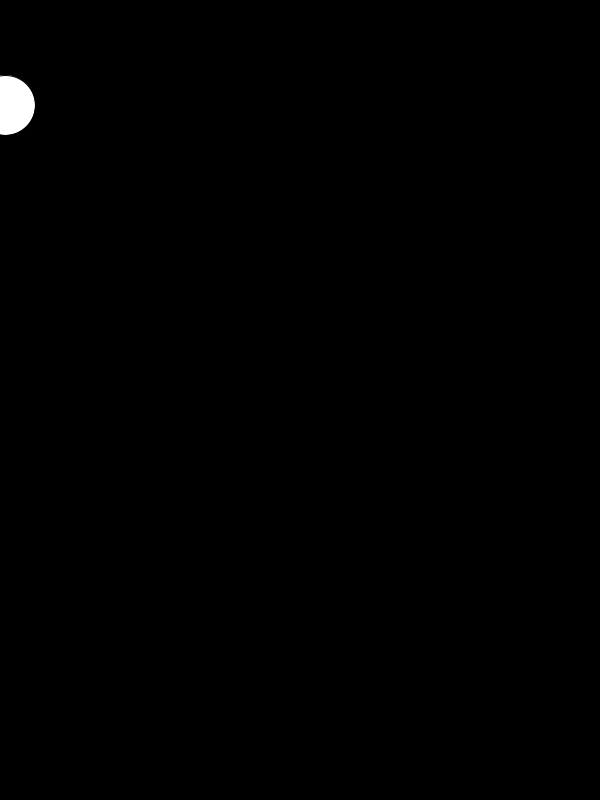
Frame 1 (no input)
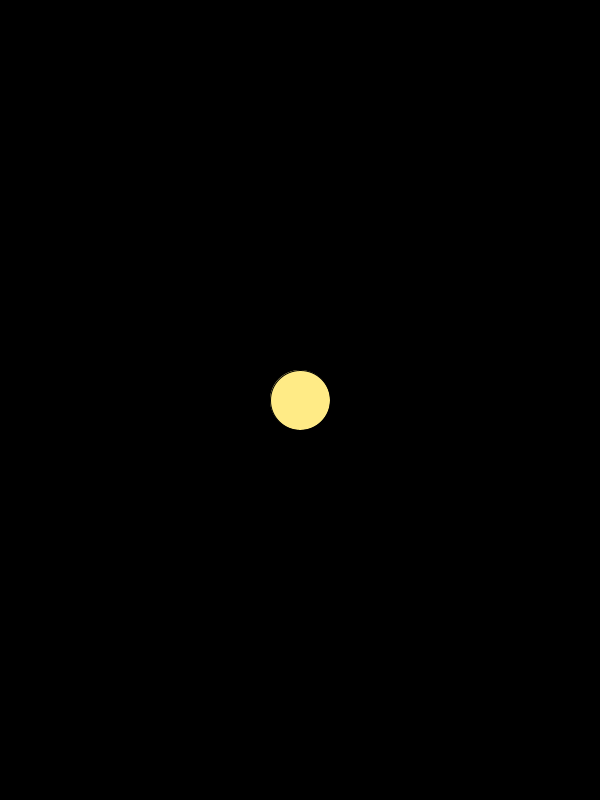
Frame 60 (the mouse pressed at the canvas centre just before this capture)
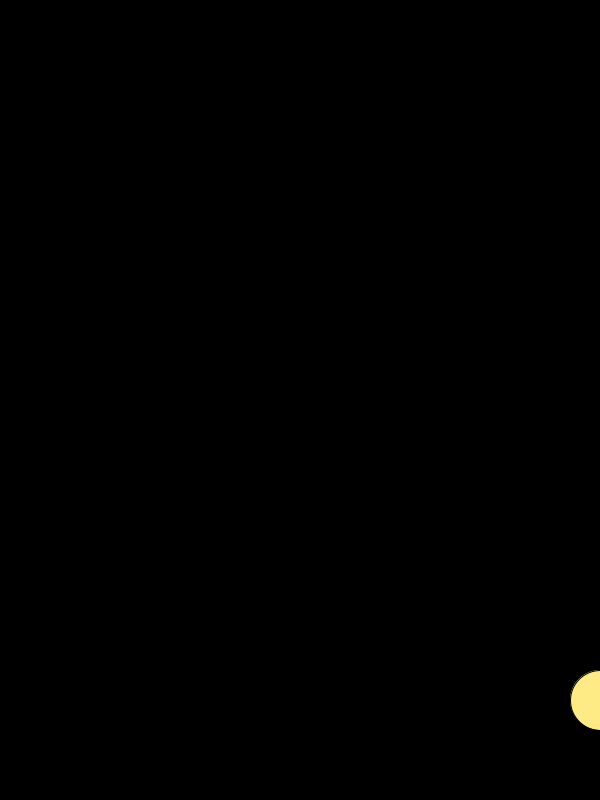
Frame 120 (the mouse held since frame 60 and released just before this capture)

The Processing sketch that drew these frames (run headless with seeded random() and noise(); from frame 60 on, the mouse is pressed at the canvas centre):

// Processing sketch: processing_53871
// ── processing_53871.pde

int x;
int y;

int directionx;
int directiony;

//runs once
void setup(){
  size(600,800);
  smooth();
  x=0;
  y=100;
  directionx=5;
  directiony=5;
}

//runs every frame
void draw(){
  background(0);
  x+=directionx;
  y+=directiony;
  if(y>800){
    directiony=-5;
  }
  if(x>600){
    directionx=-5;
  }
  if(y<1){
    directiony=5;
  }
  if(x<1){
    directionx=5;
  }
     
      if(x<6){
    directionx=5;
      }
       
      if(x<5){
    directionx=5; 
      }
       if(y<9){
    directionx=5; 
  
  } 
  ellipse(x,y,60,60);
  fill(#FFEB86);
  

  
  
}
